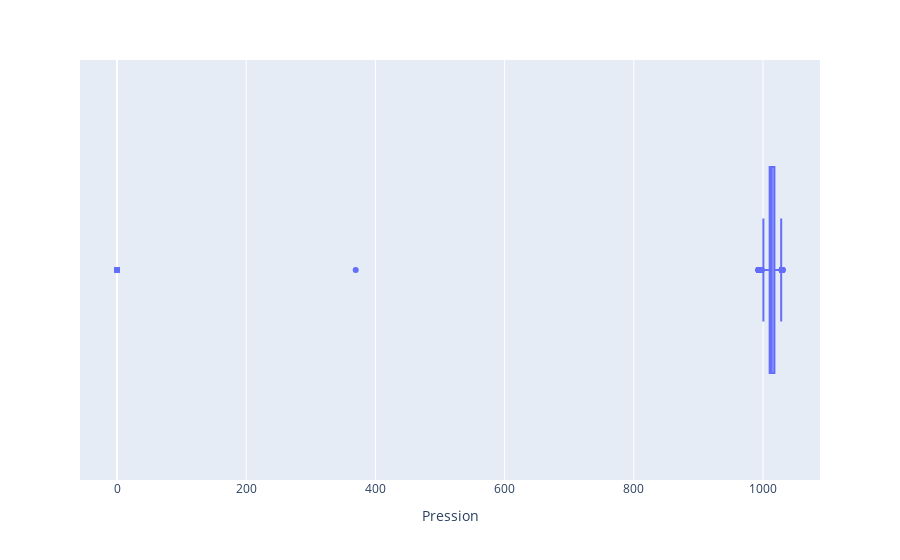

Notebook code cell kept with this figure:
### Code cell
px.box(data, x='Pression')

### Figure 1 — Plotly figure (JSON) as saved in the notebook; plotly's stock layout.template omitted (floating-point values rounded to 4 significant figures; data arrays with more than 128 entries replaced by an {"elided": "..."} marker saying what was removed)
{"data": [{"alignmentgroup": "True", "hovertemplate": "Pression=%{x}<extra></extra>", "legendgroup": "", "marker": {"color": "#636efa"}, "name": "", "notched": false, "offsetgroup": "", "orientation": "h", "showlegend": false, "type": "box", "x": {"elided": "3036 float values"}, "x0": " ", "xaxis": "x", "y0": " ", "yaxis": "y"}], "layout": {"boxmode": "group", "legend": {"tracegroupgap": 0}, "margin": {"t": 60}, "xaxis": {"anchor": "y", "domain": [0, 1], "title": {"text": "Pression"}}, "yaxis": {"anchor": "x", "domain": [0, 1]}}}
